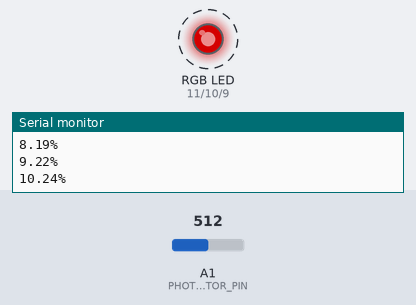
The sketch below on a simulated Arduino Uno, built with avr-gcc and run on an emulated ATmega328P. On the bench: an RGB LED mixed from three pins (HIGH = lit), the last lines printed to the serial monitor. Dashed ring = blinking. The inputs (shaded band) are chosen by the test bench; at power-on: A1 (PHOTORESISTOR_PIN) = 512. Dim RGB values are drawn brighter than linear.

Above: at 1.2 s.
1.3 s: A1 (PHOTORESISTOR_PIN) set to 680
At 3.8 s:
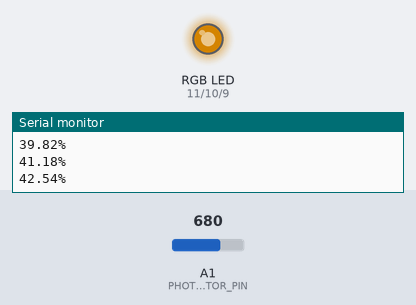
4.3 s: A1 (PHOTORESISTOR_PIN) set to 703
At 5.5 s:
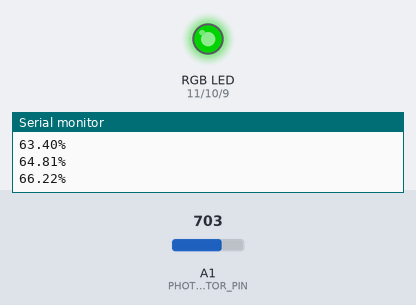
Timing chart, 0 to 7.3 s (numbered marks = the images above; inputs shaded):
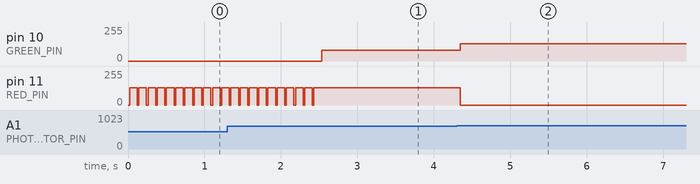

Measured:
- the behaviour switches between 691 and 692 on A1 (PHOTORESISTOR_PIN) (found by bisection; images 1 and 2)
- after the input at 1.3 s, pin 10 (GREEN_PIN): 0/255 → 80/255 after 1.2 s instead of 1.6 s; pin 11 (RED_PIN): goes on until 2.4 s, then stays 128/255
- by itself, pin 11 (RED_PIN): alternates 128/255 for 0.10 s and 0/255 for 0.02 s

The sketch:

Day_9_battery_charging_led.ino
```cpp
const byte PHOTORESISTOR_PIN = A1;  // Photoresistor analog pin
// RGB LED pins
const byte RED_PIN = 11;    // pin controlling the red leg of our RGB LED
const byte GREEN_PIN = 10;  // pin ccontrolling the green leg of our RGB LED
const byte BLUE_PIN = 9;    // pin ccontrolling the blue leg of our RGB LED

const unsigned long BATTERY_CAPACITY = 50000;  // Maximum battery capacity

void displayColor(
  byte red_intensity,    // red LED intensity (0-255)
  byte green_intensity,  // green LED intensity (0-255)
  byte blue_intensity    // blue LED intensity (0-255)
) {
  analogWrite(RED_PIN, red_intensity);      // write red LED intensity using PWM
  analogWrite(GREEN_PIN, green_intensity);  // write green LED intensity using PWM
  analogWrite(BLUE_PIN, blue_intensity);    // write blue LED intensity using PWM
}


void setup() {
  // Declare the RGB LED pins as outputs:
  pinMode(RED_PIN, OUTPUT);
  pinMode(GREEN_PIN, OUTPUT);
  pinMode(BLUE_PIN, OUTPUT);

  // Start serial monitor
  Serial.begin(9600);
}
void loop() {
  // Use static because we need this variable to maintain it's value across
  // multiple loop() runs.
  static unsigned long battery_level = 0;  // Current battery charge level (set to 0 first time used)

  battery_level += analogRead(PHOTORESISTOR_PIN);  // Add current "charge amount" to our battery

  // We can't charge the battery higher than it's capacity, set level as full if it goes over
  if (battery_level > BATTERY_CAPACITY) {
    battery_level = BATTERY_CAPACITY;
  }

  // Compute battery charge percentage from our function
  float percentage = ((float)battery_level / (float)BATTERY_CAPACITY) * 100;

  if (percentage >= 50.0) {     // battery level is OK, display green
    displayColor(0, 128, 0);  // display green
  } else if (percentage >= 25.0 && percentage < 50.0) {
    displayColor(128, 80, 0);  // display yellow-ish/amber for early warning
  } else {                     // Level must be less than 25%, display "pulsating" red
    // To pulsate the red light we briefly turn the LED off and then display red, giving it
    // a pulsating effect.
    displayColor(0, 0, 0);    // Turn off our LED
    delay(20);                // ...and delay briefly
    displayColor(128, 0, 0);  // then display red
  }
  Serial.print(percentage);  // Display our floating point percentage (like 12.34) WITHOUT a newline
  Serial.println("%");       // then display the percent sign ("%") with a newline.

  delay(100);  // Delay 1/10 of a second so displayed values don't scroll too fast
}
```
